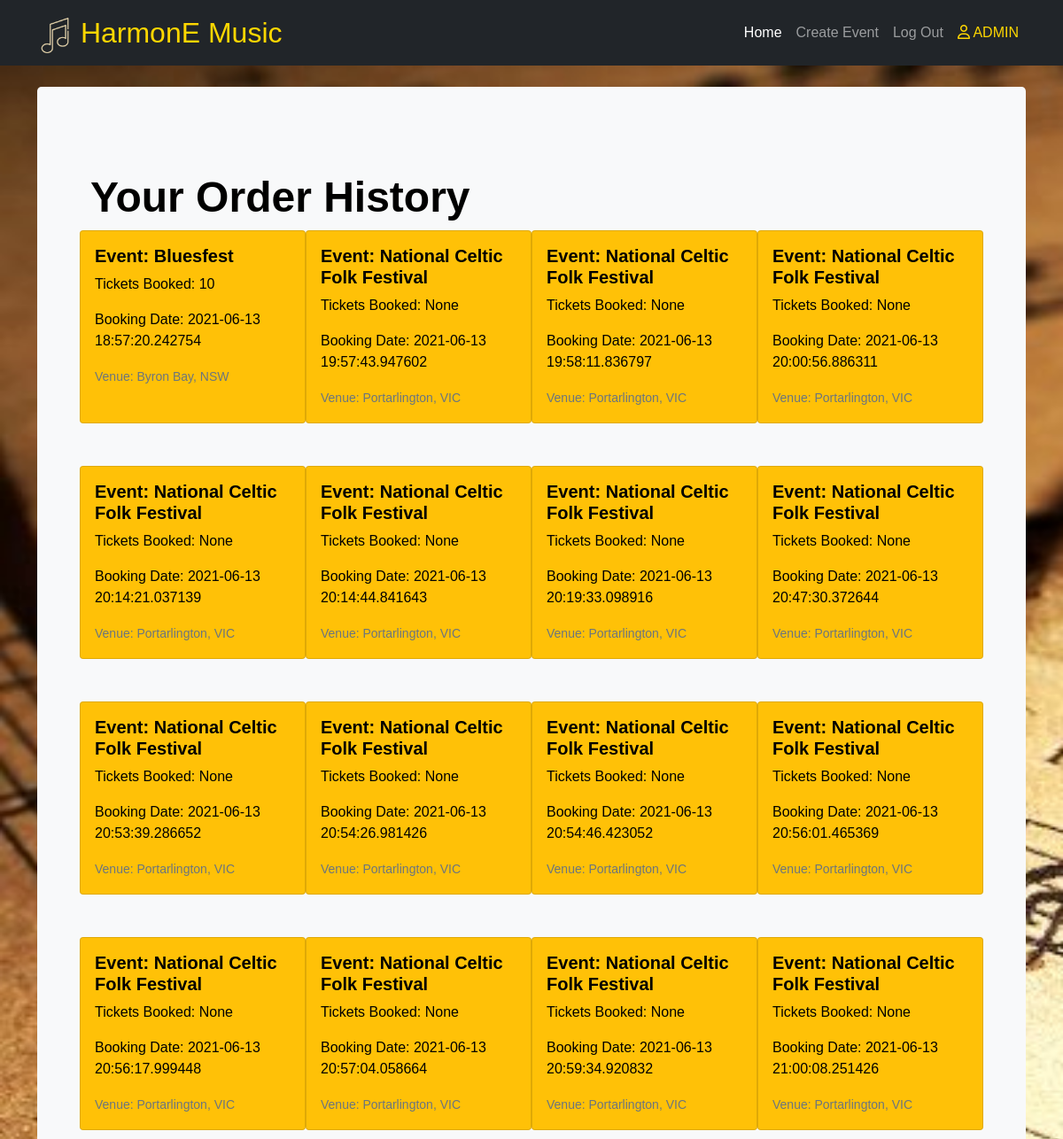
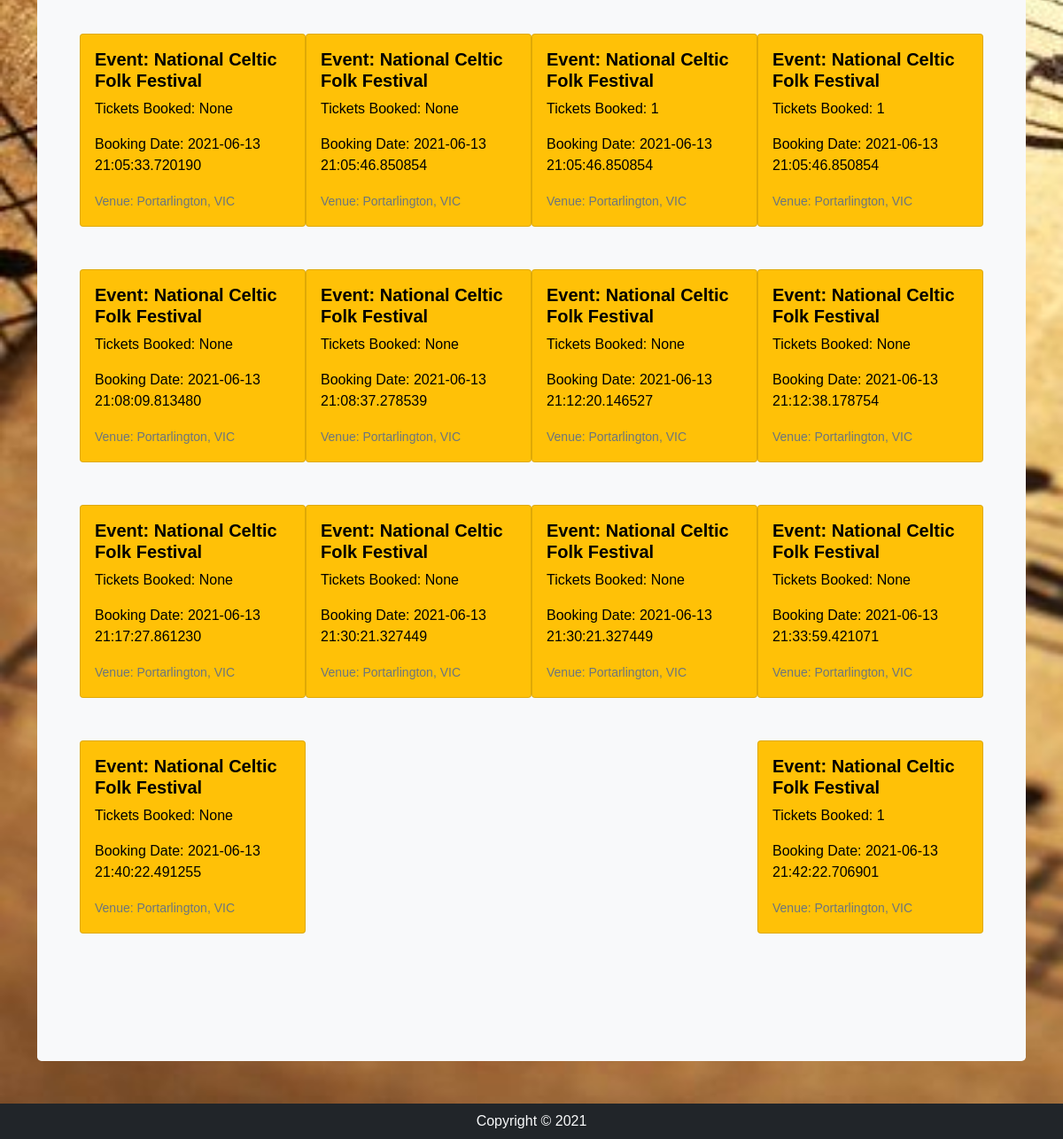
Screenshot of /history (signed in) with the database file from the repository (2 pictures, top to bottom).
### music/models.py (models this page shows, shortened)
class User(db.Model, UserMixin):
    __tablename__='users' # Table name #
    id = db.Column(db.Integer, primary_key=True)
    name = db.Column(db.String(100), index=True, unique=True, nullable=False)
    emailid = db.Column(db.String(100), index=True, nullable=False)
    contactnumber = db.Column(db.String(10), index=True, nullable=False)
    addres = db.Column(db.String(100), index=True, nullable=False)
    password_hash = db.Column(db.String(255), nullable=False)
    role = db.Column(db.String(200), index=True, nullable=False)
    events = db.relationship('MusicEvent', backref='users')
    comments = db.relationship('Comment', backref='users')
    orders = db.relationship('Order', backref='users')

class Order(db.Model):
    __tablename__ = 'orders' # Table name #
    id = db.Column(db.Integer, primary_key=True)
    quantity = db.Column(db.Integer)
    booked_at = db.Column(db.DateTime, default=datetime.now())
    user_id = db.Column(db.Integer, db.ForeignKey('users.id'))
    event_id = db.Column(db.Integer, db.ForeignKey('events.id'))

class MusicEvent(db.Model):
    __tablename__ = 'events' # Table name #
    id = db.Column(db.Integer, primary_key=True)
    EventName = db.Column(db.String(100), index=True, nullable=False)
    EventCreator = db.Column(db.Integer, db.ForeignKey('users.id'))
    EventImage = db.Column(db.String(400), index=True, nullable=False)
    EventGenre = db.Column(db.String(100), index=True, nullable=False)
    EventDescription = db.Column(db.String(200), index=True, nullable=False)
    EventVenue = db.Column(db.String(200), index=True, nullable=False)
    EventStart = db.Column(db.String(200), index=True, nullable=False)
    EventEnd = db.Column(db.String(200), index=True, nullable=False)
    EventTickets = db.Column(db.Integer, index=True, nullable=False)
    EventStatus = db.Column(db.String(200), index=True, nullable=False)
    comments = db.relationship('Comment', backref='events')
    orders = db.relationship('Order', backref='events')

### music/views.py (the view)
@mainbp.route('/history')
def history():
    events = MusicEvent.query.all()
    orders = Order.query.all()
    return render_template('history.html', orders=orders, events=events)

### music/__init__.py (called while the page is built)
def create_app():
    app=Flask(__name__)
    app.debug=True
    app.secret_key='utroutoru'
    app.config['SQLALCHEMY_DATABASE_URI']='sqlite:///MusicEvent.sqlite'
    app.register_error_handler(403, forbidden)
    app.register_error_handler(404, page_not_found)
    app.register_error_handler(500, internal_server_error)
    db.init_app(app)
    bootstrap = Bootstrap(app)
    UPLOAD_FOLDER = '/images/'
    app.config['UPLOAD_FOLDER'] = UPLOAD_FOLDER
    login_manager = LoginManager()
    login_manager.login_view='auth.login'
    login_manager.init_app(app)
    from .models import User
    @login_manager.user_loader
    def load_user(user_id):
        return User.query.get(int(user_id))
    from . import views
    app.register_blueprint(views.mainbp)
    from . import events
    app.register_blueprint(events.bp)
    from . import auth
    app.register_blueprint(auth.bp)
    return app

### music/templates/history.html
{% extends "base.html" %}
{% import "bootstrap/wtf.html" as wtf %}
{% block content %}
<div class="container py-4">
    <div class="p-5 mb-4 bg-light rounded-3">
        <div class="container-fluid py-5">
            <h1 class="display-5 fw-bold">Your Order History</h1>
            {% if orders %}
            <div class="row justify-content-between">
                {% for order in orders %}
                <div class="card mb-5 mr-5 px-0 col-md-3 bg-warning">
                    <div class="card-body">
                        <h5 class="card-title"><b>Event: {{order.events.EventName}}</b></h5>
                        <p class="card-text">Tickets Booked: {{order.quantity}}</p>
                        <p class="card-text">Booking Date: {{order.booked_at}}</p>
                        <p class="card-text"><small class="text-muted">Venue: {{order.events.EventVenue}}</small></p>
                    </div>
                </div>
                {% endfor %}
                {% else %}
                <h1 class="display-4">Sorry {{current_user.name}}, you haven't made an order yet.</h1>
                <a href='/'><button class="btn btn-primary btn-lg my-4">Click Here to Browse Our Events </button>
                </a>
                {% endif %}
            </div>
        </div>
    </div>
</div>
{% endblock %}

### music/templates/base.html (shortened to what this page needs)
<!doctype html>
<html lang="en">
<head>
    <link href="https://cdn.jsdelivr.net/npm/bootstrap@5.0.0-beta3/dist/css/bootstrap.min.css" rel="stylesheet"
>
    <link rel="stylesheet" type="text/css" href="/static/styles.css">
</head>
<body class="d-flex flex-column site-content">
    <header>
        <nav class="navbar navbar-expand-lg bg-dark navbar-dark">
            <div class="container">
                <a class="navbar-brand" style="color: gold;" href="/">
                    <img src="\static\images\harmonElogo.png" style="width:40px;height:40px;"> HarmonE Music</a>
                <section class="collapse navbar-collapse justify-content-end" id="navbarNav">
                    <div class="navbar-nav">
                        <a class="nav-item nav-link active" href="/">Home</a>
                        {% if current_user.is_authenticated and current_user.role=="admin" %}
                        <a class="nav-item nav-link" href="{{ url_for('event.create') }}">Create Event</a>
                        <a class="nav-item nav-link" href="{{ url_for('auth.logout') }}">Log Out</a>
                        <a class="nav-item nav-link" style="color: gold"><i class="far fa-user"></i> {{
                            current_user.name }}</a>
                        {% elif current_user.is_authenticated and current_user.role=="customer" %}
                        <a class="nav-item nav-link" href="{{ url_for('main.history') }}">My Bookings</a>
                        <a class="nav-item nav-link" href="{{ url_for('auth.logout') }}">Log Out</a>
                        <a class="nav-item nav-link" style="color: gold"><i class="far fa-user"></i> {{
                            current_user.name }}</a>
                        {% else %}
                        <a class="nav-item nav-link" href="{{ url_for('auth.register') }}">Sign Up</a>
                        <a class="nav-item nav-link" href="{{ url_for('auth.login') }}">Log In</a>
                        {% endif %}
                    </div>
                </section>
            </div>
        </nav>
    </header>
    {% block content %}
    {% endblock %}
    <footer class="footer mt-auto">
        <div class="text-center py-2 bg-dark">
            <span class="text-light">Copyright &copy; 2021</span>
        </div>
    </footer>
</body>
</html>

### music/static/styles.css (style rules this page uses)
body { padding: 0%; margin: 0%; min-height: 100vh; font-family: 'Rubik', sans-serif; color: var(--info-colour); }
.site-content { background-image: url('images/sheetmusic.jpg'); background-attachment: fixed; background-size: cover; }
.navbar-brand { font-size: 2em; color:gold !important; }

### rows the page displays
User: name "ADMIN"
Order: events.EventName "Bluesfest", quantity "10", booked_at "2021-06-13 18:57:20.242754", events.EventVenue "Byron Bay, NSW"
Order: events.EventName "National Celtic Folk Festival", quantity "None", booked_at "2021-06-13 19:57:43.947602", events.EventVenue "Portarlington, VIC"
Order: events.EventName "National Celtic Folk Festival", quantity "None", booked_at "2021-06-13 19:58:11.836797", events.EventVenue "Portarlington, VIC"
Order: events.EventName "National Celtic Folk Festival", quantity "None", booked_at "2021-06-13 20:00:56.886311", events.EventVenue "Portarlington, VIC"
Order: events.EventName "National Celtic Folk Festival", quantity "None", booked_at "2021-06-13 20:14:21.037139", events.EventVenue "Portarlington, VIC"
Order: events.EventName "National Celtic Folk Festival", quantity "None", booked_at "2021-06-13 20:14:44.841643", events.EventVenue "Portarlington, VIC"
Order: events.EventName "National Celtic Folk Festival", quantity "None", booked_at "2021-06-13 20:19:33.098916", events.EventVenue "Portarlington, VIC"
Order: events.EventName "National Celtic Folk Festival", quantity "None", booked_at "2021-06-13 20:47:30.372644", events.EventVenue "Portarlington, VIC"
Order: events.EventName "National Celtic Folk Festival", quantity "None", booked_at "2021-06-13 20:53:39.286652", events.EventVenue "Portarlington, VIC"
Order: events.EventName "National Celtic Folk Festival", quantity "None", booked_at "2021-06-13 20:54:26.981426", events.EventVenue "Portarlington, VIC"
Order: events.EventName "National Celtic Folk Festival", quantity "None", booked_at "2021-06-13 20:54:46.423052", events.EventVenue "Portarlington, VIC"
Order: events.EventName "National Celtic Folk Festival", quantity "None", booked_at "2021-06-13 20:56:01.465369", events.EventVenue "Portarlington, VIC"
Order: events.EventName "National Celtic Folk Festival", quantity "None", booked_at "2021-06-13 20:56:17.999448", events.EventVenue "Portarlington, VIC"
Order: events.EventName "National Celtic Folk Festival", quantity "None", booked_at "2021-06-13 20:57:04.058664", events.EventVenue "Portarlington, VIC"
Order: events.EventName "National Celtic Folk Festival", quantity "None", booked_at "2021-06-13 20:59:34.920832", events.EventVenue "Portarlington, VIC"
Order: events.EventName "National Celtic Folk Festival", quantity "None", booked_at "2021-06-13 21:00:08.251426", events.EventVenue "Portarlington, VIC"
Order: events.EventName "National Celtic Folk Festival", quantity "None", booked_at "2021-06-13 21:05:33.720190", events.EventVenue "Portarlington, VIC"
Order: events.EventName "National Celtic Folk Festival", quantity "None", booked_at "2021-06-13 21:05:46.850854", events.EventVenue "Portarlington, VIC"
Order: events.EventName "National Celtic Folk Festival", quantity "1", booked_at "2021-06-13 21:05:46.850854", events.EventVenue "Portarlington, VIC"
Order: events.EventName "National Celtic Folk Festival", quantity "1", booked_at "2021-06-13 21:05:46.850854", events.EventVenue "Portarlington, VIC"
Order: events.EventName "National Celtic Folk Festival", quantity "None", booked_at "2021-06-13 21:08:09.813480", events.EventVenue "Portarlington, VIC"
Order: events.EventName "National Celtic Folk Festival", quantity "None", booked_at "2021-06-13 21:08:37.278539", events.EventVenue "Portarlington, VIC"
Order: events.EventName "National Celtic Folk Festival", quantity "None", booked_at "2021-06-13 21:12:20.146527", events.EventVenue "Portarlington, VIC"
Order: events.EventName "National Celtic Folk Festival", quantity "None", booked_at "2021-06-13 21:12:38.178754", events.EventVenue "Portarlington, VIC"
Order: events.EventName "National Celtic Folk Festival", quantity "None", booked_at "2021-06-13 21:17:27.861230", events.EventVenue "Portarlington, VIC"
Order: events.EventName "National Celtic Folk Festival", quantity "None", booked_at "2021-06-13 21:30:21.327449", events.EventVenue "Portarlington, VIC"
Order: events.EventName "National Celtic Folk Festival", quantity "None", booked_at "2021-06-13 21:30:21.327449", events.EventVenue "Portarlington, VIC"
Order: events.EventName "National Celtic Folk Festival", quantity "None", booked_at "2021-06-13 21:33:59.421071", events.EventVenue "Portarlington, VIC"
Order: events.EventName "National Celtic Folk Festival", quantity "None", booked_at "2021-06-13 21:40:22.491255", events.EventVenue "Portarlington, VIC"
Order: events.EventName "National Celtic Folk Festival", quantity "1", booked_at "2021-06-13 21:42:22.706901", events.EventVenue "Portarlington, VIC"
